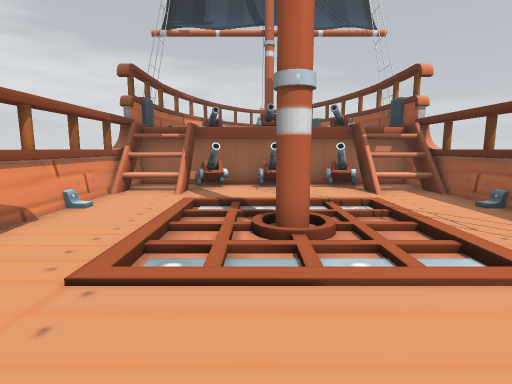
view 1 (above)

13 first-person views from a walk through a Unity game level. The camera is 1.3 m above the floor, tilts 8° down and sees 80° across. Doors are open. The floor is counted in squares, 1 m on a side. Each view is taken from the middle of a square. On the plan, view 1 faces up. The plan holds only what a view shows up to about 14 squares ahead; the rest is blank. The place goes on beyond the plan. The player is left out.

view 2
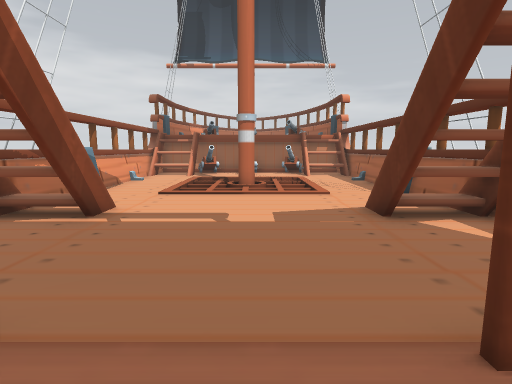

view 3
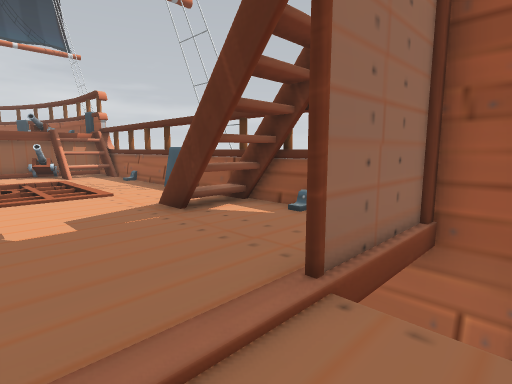

view 4
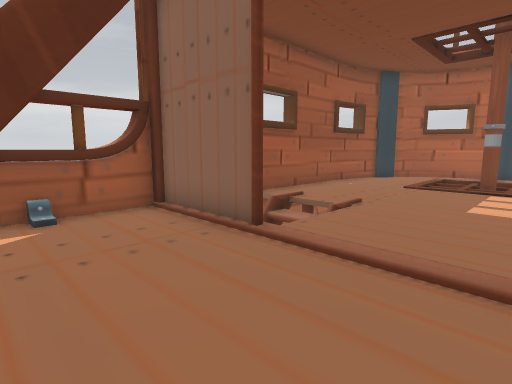

view 5
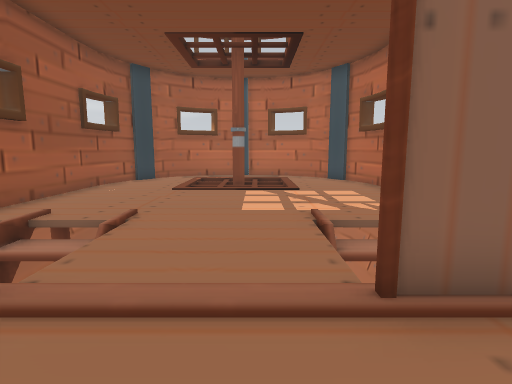

view 6
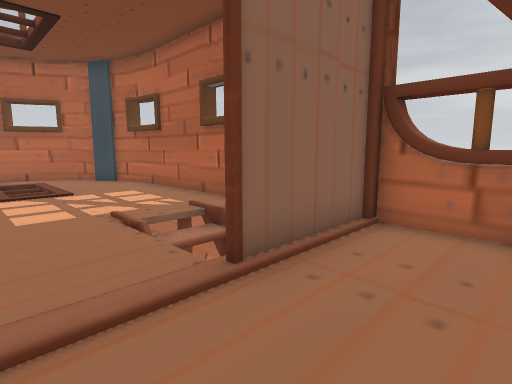

view 7
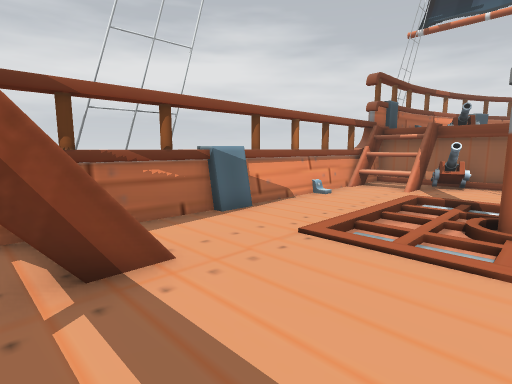

view 8
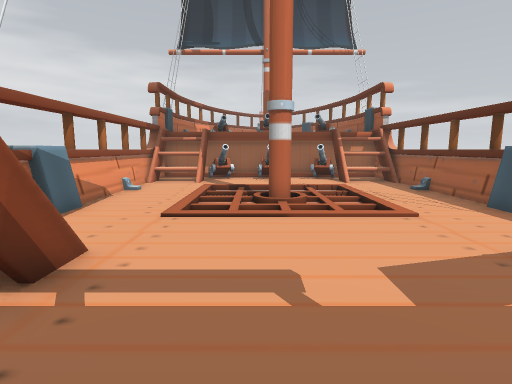

view 9
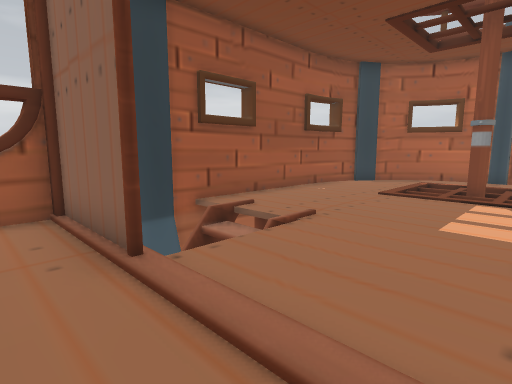

view 10
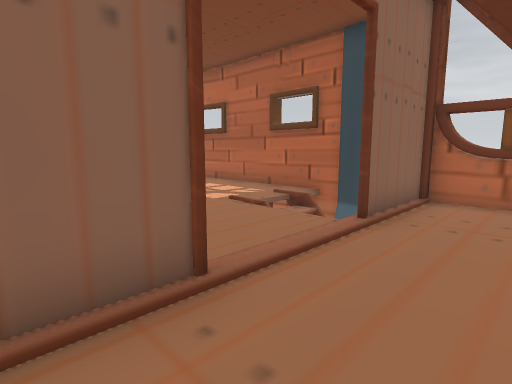

view 11
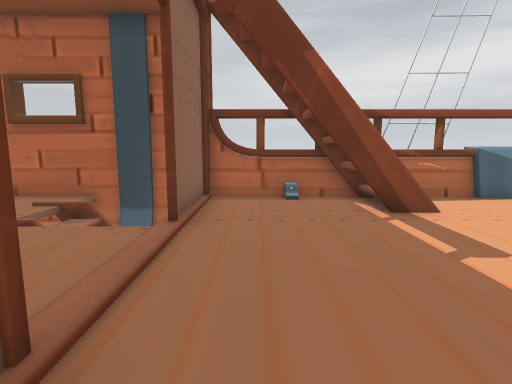

view 12
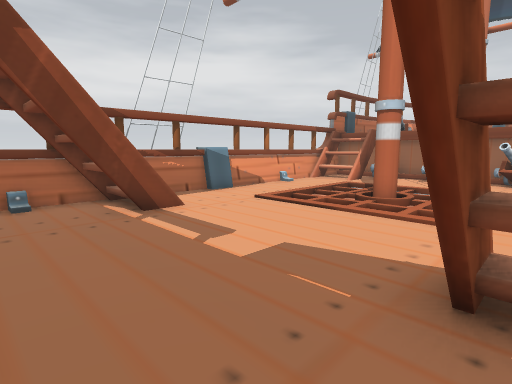

view 13
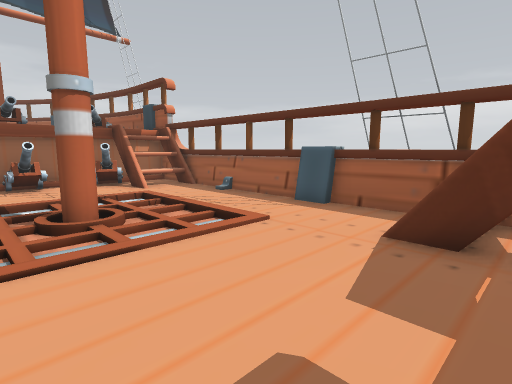

### Floor plan
Key: @ floor where view 1 was taken; # wall or solid block; . floor; / step, stairs or slope; D open door; = window, fence, low wall or low ledge; ^ raised ledge; v drop or lower ground; C cannon.
Columns run from 5 left of view 1 to 6 right of it. Each row starts with its distance up from view 1.
 13    C
 12  #^^##    ##
 11 v#^^########
 10 v#^#CCC.C^^#
  9 v#^=.....^^#
  8 v#.........#
  7  =.....//..=
  6 v#...////..#
  5  =../////..=
  4  #../////..#
  3 ##../////..#
  2 ##.........#
  1 #=......#..=
  0 ##==.@...==#
 -1  ###.....###
 -2  =.........=
 -3 v#.........#
 -4 v#..DDDD#..#
 -5  v##vDDDv###
 -6  vv v... vv#
 -7  vvv....vvv#
 -8 #..........#
 -9 #..........#
-10 #..........#
-11 #..........#
-12 #...v.vv...#
-13  #..vvvv...#
-14  #..vvvv...#
-15  #..vvvv..#
-16   #......##
-17    ##..##v
-18      #

Positions as (right, up) in squares from view 1, and headings:
1: (0, 0), facing up
2: (1, -6), facing up
3: (0, -6), facing up-right
4: (-1, -1), facing down-right
5: (0, -2), facing down
6: (1, -2), facing down-left
7: (1, -1), facing up-left
8: (0, -3), facing up
9: (-1, -3), facing down-right
10: (4, -2), facing down-left
11: (4, -3), facing left
12: (4, -3), facing up-left
13: (-1, -1), facing up-right
